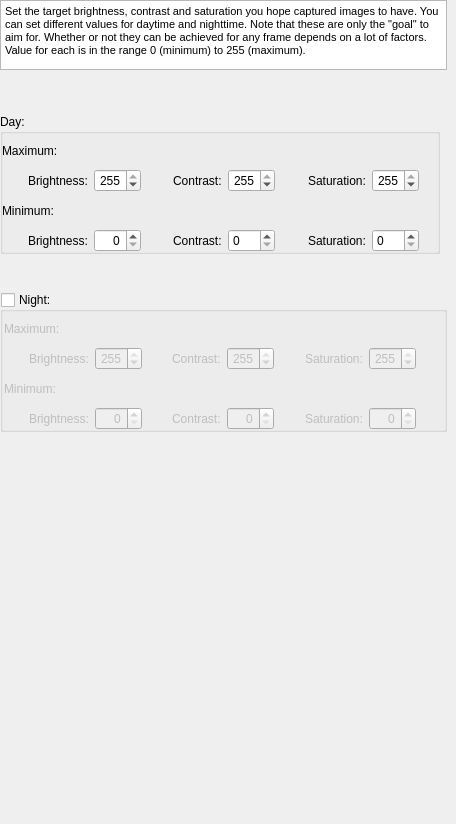
      <widget class="QWidget" name="tabTargets">
       <attribute name="title">
        <string>Targets</string>
       </attribute>
       <widget class="QWidget" name="verticalLayoutWidget">
        <property name="geometry">
         <rect>
          <x>0</x>
          <y>0</y>
          <width>447</width>
          <height>815</height>
         </rect>
        </property>
        <layout class="QVBoxLayout" name="verticalLayout">
         <item>
          <widget class="QTextBrowser" name="textBrowser_2">
           <property name="enabled">
            <bool>true</bool>
           </property>
           <property name="sizePolicy">
            <sizepolicy hsizetype="Preferred" vsizetype="Preferred">
             <horstretch>0</horstretch>
             <verstretch>0</verstretch>
            </sizepolicy>
           </property>
           <property name="minimumSize">
            <size>
             <width>433</width>
             <height>0</height>
            </size>
           </property>
           <property name="maximumSize">
            <size>
             <width>16777215</width>
             <height>16777215</height>
            </size>
           </property>
           <property name="font">
            <font>
             <pointsize>8</pointsize>
            </font>
           </property>
           <property name="sizeAdjustPolicy">
            <enum>QAbstractScrollArea::AdjustToContents</enum>
           </property>
           <property name="html">
            <string>&lt;!DOCTYPE HTML PUBLIC &quot;-//W3C//DTD HTML 4.0//EN&quot; &quot;http://www.w3.org/TR/REC-html40/strict.dtd&quot;&gt;
&lt;html&gt;&lt;head&gt;&lt;meta name=&quot;qrichtext&quot; content=&quot;1&quot; /&gt;&lt;meta charset=&quot;utf-8&quot; /&gt;&lt;style type=&quot;text/css&quot;&gt;
p, li { white-space: pre-wrap; }
hr { height: 1px; border-width: 0; }
li.unchecked::marker { content: &quot;\2610&quot;; }
li.checked::marker { content: &quot;\2612&quot;; }
&lt;/style&gt;&lt;/head&gt;&lt;body style=&quot; font-family:'Cantarell'; font-size:8pt; font-weight:400; font-style:normal;&quot;&gt;
&lt;p style=&quot; margin-top:0px; margin-bottom:0px; margin-left:0px; margin-right:0px; -qt-block-indent:0; text-indent:0px;&quot;&gt;Set the target brightness, contrast and saturation you hope captured images to have. You can set different values for daytime and nighttime. Note that these are only the &amp;quot;goal&amp;quot; to aim for. Whether or not they can be achieved for any frame depends on a lot of factors. Value for each is in the range 0 (minimum) to 255 (maximum).&lt;/p&gt;&lt;/body&gt;&lt;/html&gt;</string>
           </property>
          </widget>
         </item>
         <item>
          <widget class="QGroupBox" name="gbDayTargets">
           <property name="minimumSize">
            <size>
             <width>440</width>
             <height>140</height>
            </size>
           </property>
           <property name="maximumSize">
            <size>
             <width>0</width>
             <height>64</height>
            </size>
           </property>
           <property name="title">
            <string>Day:</string>
           </property>
           <widget class="QWidget" name="verticalLayoutWidget_6">
            <property name="geometry">
             <rect>
              <x>2</x>
              <y>24</y>
              <width>443</width>
              <height>114</height>
             </rect>
            </property>
            <layout class="QVBoxLayout" name="verticalLayout_8">
             <property name="sizeConstraint">
              <enum>QLayout::SetDefaultConstraint</enum>
             </property>
             <item>
              <widget class="QLabel" name="label_23">
               <property name="minimumSize">
                <size>
                 <width>430</width>
                 <height>0</height>
                </size>
               </property>
               <property name="maximumSize">
                <size>
                 <width>16777215</width>
                 <height>430</height>
                </size>
               </property>
               <property name="baseSize">
                <size>
                 <width>0</width>
                 <height>430</height>
                </size>
               </property>
               <property name="text">
                <string>Maximum:</string>
               </property>
              </widget>
             </item>
             <item>
              <layout class="QHBoxLayout" name="horizontalLayout_2">
               <item>
                <spacer name="horizontalSpacer_8">
                 <property name="orientation">
                  <enum>Qt::Horizontal</enum>
                 </property>
                 <property name="sizeHint" stdset="0">
                  <size>
                   <width>40</width>
                   <height>20</height>
                  </size>
                 </property>
                </spacer>
               </item>
               <item>
                <widget class="QLabel" name="label_6">
                 <property name="text">
                  <string>Brightness:</string>
                 </property>
                </widget>
               </item>
               <item>
                <widget class="QSpinBox" name="sbDayTgtBrightness">
                 <property name="alignment">
                  <set>Qt::AlignRight|Qt::AlignTrailing|Qt::AlignVCenter</set>
                 </property>
                 <property name="maximum">
                  <number>255</number>
                 </property>
                 <property name="value">
                  <number>255</number>
                 </property>
                </widget>
               </item>
               <item>
                <spacer name="horizontalSpacer">
                 <property name="orientation">
                  <enum>Qt::Horizontal</enum>
                 </property>
                 <property name="sizeHint" stdset="0">
                  <size>
                   <width>40</width>
                   <height>20</height>
                  </size>
                 </property>
                </spacer>
               </item>
               <item>
                <widget class="QLabel" name="label_7">
                 <property name="text">
                  <string>Contrast:</string>
                 </property>
                </widget>
               </item>
               <item>
                <widget class="QSpinBox" name="sbDayTgtContrast">
                 <property name="alignment">
                  <set>Qt::AlignRight|Qt::AlignTrailing|Qt::AlignVCenter</set>
                 </property>
                 <property name="maximum">
                  <number>255</number>
                 </property>
                 <property name="value">
                  <number>255</number>
                 </property>
                </widget>
               </item>
               <item>
                <spacer name="horizontalSpacer_2">
                 <property name="orientation">
                  <enum>Qt::Horizontal</enum>
                 </property>
                 <property name="sizeHint" stdset="0">
                  <size>
                   <width>40</width>
                   <height>20</height>
                  </size>
                 </property>
                </spacer>
               </item>
               <item>
                <widget class="QLabel" name="label_8">
                 <property name="text">
                  <string>Saturation:</string>
                 </property>
                </widget>
               </item>
               <item>
                <widget class="QSpinBox" name="sbDayTgtSaturation">
                 <property name="alignment">
                  <set>Qt::AlignRight|Qt::AlignTrailing|Qt::AlignVCenter</set>
                 </property>
                 <property name="maximum">
                  <number>255</number>
                 </property>
                 <property name="value">
                  <number>255</number>
                 </property>
                </widget>
               </item>
               <item>
                <spacer name="horizontalSpacer_7">
                 <property name="orientation">
                  <enum>Qt::Horizontal</enum>
                 </property>
                 <property name="sizeHint" stdset="0">
                  <size>
                   <width>40</width>
                   <height>20</height>
                  </size>
                 </property>
                </spacer>
               </item>
              </layout>
             </item>
             <item>
              <widget class="QLabel" name="label_24">
               <property name="text">
                <string>Minimum:</string>
               </property>
              </widget>
             </item>
             <item>
              <layout class="QHBoxLayout" name="horizontalLayout_11">
               <property name="leftMargin">
                <number>0</number>
               </property>
               <property name="topMargin">
                <number>0</number>
               </property>
               <property name="rightMargin">
                <number>0</number>
               </property>
               <property name="bottomMargin">
                <number>0</number>
               </property>
               <item>
                <spacer name="horizontalSpacer_20">
                 <property name="orientation">
                  <enum>Qt::Horizontal</enum>
                 </property>
                 <property name="sizeHint" stdset="0">
                  <size>
                   <width>40</width>
                   <height>20</height>
                  </size>
                 </property>
                </spacer>
               </item>
               <item>
                <widget class="QLabel" name="label_25">
                 <property name="text">
                  <string>Brightness:</string>
                 </property>
                </widget>
               </item>
               <item>
                <widget class="QSpinBox" name="sbDayTgtBrightnessMin">
                 <property name="alignment">
                  <set>Qt::AlignRight|Qt::AlignTrailing|Qt::AlignVCenter</set>
                 </property>
                 <property name="maximum">
                  <number>255</number>
                 </property>
                 <property name="value">
                  <number>0</number>
                 </property>
                </widget>
               </item>
               <item>
                <spacer name="horizontalSpacer_23">
                 <property name="orientation">
                  <enum>Qt::Horizontal</enum>
                 </property>
                 <property name="sizeHint" stdset="0">
                  <size>
                   <width>40</width>
                   <height>20</height>
                  </size>
                 </property>
                </spacer>
               </item>
               <item>
                <widget class="QLabel" name="label_26">
                 <property name="text">
                  <string>Contrast:</string>
                 </property>
                </widget>
               </item>
               <item>
                <widget class="QSpinBox" name="sbDayTgtContrastMin">
                 <property name="maximum">
                  <number>255</number>
                 </property>
                 <property name="value">
                  <number>0</number>
                 </property>
                </widget>
               </item>
               <item>
                <spacer name="horizontalSpacer_22">
                 <property name="orientation">
                  <enum>Qt::Horizontal</enum>
                 </property>
                 <property name="sizeHint" stdset="0">
                  <size>
                   <width>40</width>
                   <height>20</height>
                  </size>
                 </property>
                </spacer>
               </item>
               <item>
                <widget class="QLabel" name="label_27">
                 <property name="text">
                  <string>Saturation:</string>
                 </property>
                </widget>
               </item>
               <item>
                <widget class="QSpinBox" name="sbDayTgtSaturationMin">
                 <property name="maximum">
                  <number>255</number>
                 </property>
                 <property name="value">
                  <number>0</number>
                 </property>
                </widget>
               </item>
               <item>
                <spacer name="horizontalSpacer_21">
                 <property name="orientation">
                  <enum>Qt::Horizontal</enum>
                 </property>
                 <property name="sizeHint" stdset="0">
                  <size>
                   <width>40</width>
                   <height>20</height>
                  </size>
                 </property>
                </spacer>
               </item>
              </layout>
             </item>
            </layout>
           </widget>
          </widget>
         </item>
         <item>
          <widget class="QGroupBox" name="gbNightTargets">
           <property name="minimumSize">
            <size>
             <width>433</width>
             <height>140</height>
            </size>
           </property>
           <property name="maximumSize">
            <size>
             <width>16777215</width>
             <height>0</height>
            </size>
           </property>
           <property name="title">
            <string>Night:</string>
           </property>
           <property name="checkable">
            <bool>true</bool>
           </property>
           <property name="checked">
            <bool>false</bool>
           </property>
           <widget class="QWidget" name="verticalLayoutWidget_7">
            <property name="geometry">
             <rect>
              <x>4</x>
              <y>24</y>
              <width>437</width>
              <height>114</height>
             </rect>
            </property>
            <layout class="QVBoxLayout" name="verticalLayout_9">
             <item>
              <widget class="QLabel" name="label_28">
               <property name="text">
                <string>Maximum:</string>
               </property>
              </widget>
             </item>
             <item>
              <layout class="QHBoxLayout" name="horizontalLayout_3">
               <item>
                <spacer name="horizontalSpacer_5">
                 <property name="orientation">
                  <enum>Qt::Horizontal</enum>
                 </property>
                 <property name="sizeHint" stdset="0">
                  <size>
                   <width>40</width>
                   <height>20</height>
                  </size>
                 </property>
                </spacer>
               </item>
               <item>
                <widget class="QLabel" name="label_9">
                 <property name="text">
                  <string>Brightness:</string>
                 </property>
                </widget>
               </item>
               <item>
                <widget class="QSpinBox" name="sbNightTgtBrightness">
                 <property name="alignment">
                  <set>Qt::AlignRight|Qt::AlignTrailing|Qt::AlignVCenter</set>
                 </property>
                 <property name="maximum">
                  <number>255</number>
                 </property>
                 <property name="value">
                  <number>255</number>
                 </property>
                </widget>
               </item>
               <item>
                <spacer name="horizontalSpacer_3">
                 <property name="orientation">
                  <enum>Qt::Horizontal</enum>
                 </property>
                 <property name="sizeHint" stdset="0">
                  <size>
                   <width>40</width>
                   <height>20</height>
                  </size>
                 </property>
                </spacer>
               </item>
               <item>
                <widget class="QLabel" name="label_10">
                 <property name="text">
                  <string>Contrast:</string>
                 </property>
                </widget>
               </item>
               <item>
                <widget class="QSpinBox" name="sbNightTgtContrast">
                 <property name="alignment">
                  <set>Qt::AlignRight|Qt::AlignTrailing|Qt::AlignVCenter</set>
                 </property>
                 <property name="maximum">
                  <number>255</number>
                 </property>
                 <property name="value">
                  <number>255</number>
                 </property>
                </widget>
               </item>
               <item>
                <spacer name="horizontalSpacer_4">
                 <property name="orientation">
                  <enum>Qt::Horizontal</enum>
                 </property>
                 <property name="sizeHint" stdset="0">
                  <size>
                   <width>40</width>
                   <height>20</height>
                  </size>
                 </property>
                </spacer>
               </item>
               <item>
                <widget class="QLabel" name="label_11">
                 <property name="text">
                  <string>Saturation:</string>
                 </property>
                </widget>
               </item>
               <item>
                <widget class="QSpinBox" name="sbNightTgtSaturation">
                 <property name="alignment">
                  <set>Qt::AlignRight|Qt::AlignTrailing|Qt::AlignVCenter</set>
                 </property>
                 <property name="maximum">
                  <number>255</number>
                 </property>
                 <property name="value">
                  <number>255</number>
                 </property>
                </widget>
               </item>
               <item>
                <spacer name="horizontalSpacer_6">
                 <property name="orientation">
                  <enum>Qt::Horizontal</enum>
                 </property>
                 <property name="sizeHint" stdset="0">
                  <size>
                   <width>40</width>
                   <height>20</height>
                  </size>
                 </property>
                </spacer>
               </item>
              </layout>
             </item>
             <item>
              <widget class="QLabel" name="label_32">
               <property name="text">
                <string>Minimum:</string>
               </property>
              </widget>
             </item>
             <item>
              <layout class="QHBoxLayout" name="horizontalLayout">
               <item>
                <spacer name="horizontalSpacer_25">
                 <property name="orientation">
                  <enum>Qt::Horizontal</enum>
                 </property>
                 <property name="sizeHint" stdset="0">
                  <size>
                   <width>40</width>
                   <height>20</height>
                  </size>
                 </property>
                </spacer>
               </item>
               <item>
                <widget class="QLabel" name="label_33">
                 <property name="text">
                  <string>Brightness:</string>
                 </property>
                </widget>
               </item>
               <item>
                <widget class="QSpinBox" name="sbNightTgtBrightnessMin">
                 <property name="alignment">
                  <set>Qt::AlignRight|Qt::AlignTrailing|Qt::AlignVCenter</set>
                 </property>
                 <property name="maximum">
                  <number>255</number>
                 </property>
                 <property name="value">
                  <number>0</number>
                 </property>
                </widget>
               </item>
               <item>
                <spacer name="horizontalSpacer_26">
                 <property name="orientation">
                  <enum>Qt::Horizontal</enum>
                 </property>
                 <property name="sizeHint" stdset="0">
                  <size>
                   <width>40</width>
                   <height>20</height>
                  </size>
                 </property>
                </spacer>
               </item>
               <item>
                <widget class="QLabel" name="label_34">
                 <property name="text">
                  <string>Contrast:</string>
                 </property>
                </widget>
               </item>
               <item>
                <widget class="QSpinBox" name="sbNightTgtContrastMin">
                 <property name="alignment">
                  <set>Qt::AlignRight|Qt::AlignTrailing|Qt::AlignVCenter</set>
                 </property>
                 <property name="maximum">
                  <number>255</number>
                 </property>
                 <property name="value">
                  <number>0</number>
                 </property>
                </widget>
               </item>
               <item>
                <spacer name="horizontalSpacer_27">
                 <property name="orientation">
                  <enum>Qt::Horizontal</enum>
                 </property>
                 <property name="sizeHint" stdset="0">
                  <size>
                   <width>40</width>
                   <height>20</height>
                  </size>
                 </property>
                </spacer>
               </item>
               <item>
                <widget class="QLabel" name="label_35">
                 <property name="text">
                  <string>Saturation:</string>
                 </property>
                </widget>
               </item>
               <item>
                <widget class="QSpinBox" name="sbNightTgtSaturationMin">
                 <property name="alignment">
                  <set>Qt::AlignRight|Qt::AlignTrailing|Qt::AlignVCenter</set>
                 </property>
                 <property name="maximum">
                  <number>255</number>
                 </property>
                 <property name="value">
                  <number>0</number>
                 </property>
                </widget>
               </item>
               <item>
                <spacer name="horizontalSpacer_24">
                 <property name="orientation">
                  <enum>Qt::Horizontal</enum>
                 </property>
                 <property name="sizeHint" stdset="0">
                  <size>
                   <width>40</width>
                   <height>20</height>
                  </size>
                 </property>
                </spacer>
               </item>
              </layout>
             </item>
            </layout>
           </widget>
          </widget>
         </item>
         <item>
          <spacer name="verticalSpacer_2">
           <property name="orientation">
            <enum>Qt::Vertical</enum>
           </property>
           <property name="sizeHint" stdset="0">
            <size>
             <width>20</width>
             <height>40</height>
            </size>
           </property>
          </spacer>
         </item>
        </layout>
       </widget>
      </widget>
